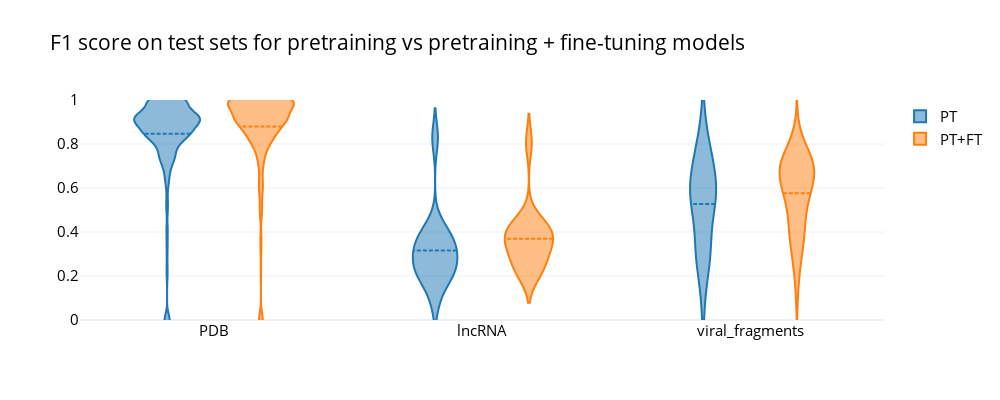

The notebook cell this image was saved under:
### Code cell
# Creat a box plot with plotly
import plotly.graph_objects as go
from plotly.subplots import make_subplots
import plotly.express as px
fig = make_subplots(rows=1, cols=1, shared_xaxes=True)

colors = px.colors.qualitative.D3
for i, model in enumerate(['PT', 'PT+FT']):
    results_dataset = data_comparison[data_comparison['model']==model]
    fig.add_trace(go.Violin(x=results_dataset['dataset'], y=results_dataset['f1'], 
                            name=model, marker_color=colors[i], 
                            meanline_visible=True, points=False))
    
fig.update_layout(title='F1 score on test sets for pretraining vs pretraining + fine-tuning models', 
                  violinmode='group', yaxis_range=[0, 1],
                  width=1000, height=400,
                  template='plotly_white', font_size=15, font_color='black',)
# fig.update_xaxes(categoryorder='array', categoryarray= ['RNAstructure', 'EternaFold', 'MXFold2', 'UFold'])
fig.show()

### Figure 1 — Plotly figure (JSON) as saved in the notebook; plotly's stock layout.template omitted (floating-point values rounded to 4 significant figures; data arrays with more than 128 entries replaced by an {"elided": "..."} marker saying what was removed)
{"data": [{"marker": {"color": "#1F77B4"}, "meanline": {"visible": true}, "name": "PT", "points": false, "type": "violin", "x": {"elided": "429 str values"}, "y": {"elided": "429 float values"}}, {"marker": {"color": "#FF7F0E"}, "meanline": {"visible": true}, "name": "PT+FT", "points": false, "type": "violin", "x": {"elided": "429 str values"}, "y": {"elided": "429 float values"}}], "layout": {"font": {"color": "black", "size": 15}, "height": 400, "title": {"text": "F1 score on test sets for pretraining vs pretraining + fine-tuning models"}, "violinmode": "group", "width": 1000, "xaxis": {"anchor": "y", "domain": [0, 1]}, "yaxis": {"anchor": "x", "domain": [0, 1], "range": [0, 1]}}}
